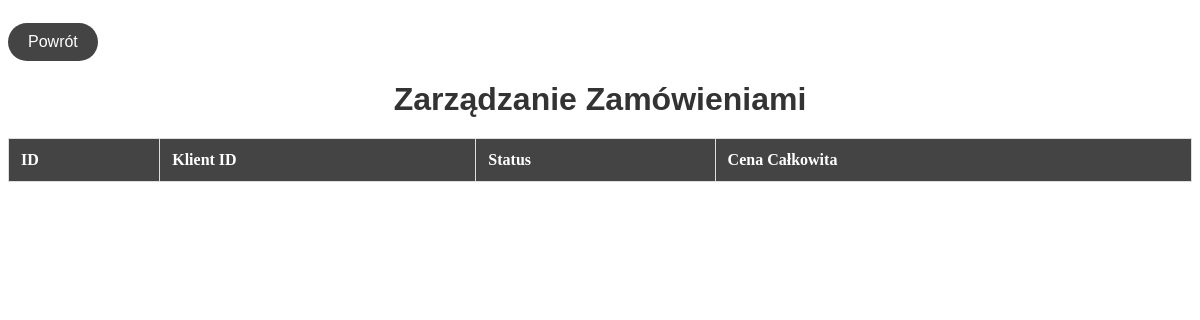
Page /orders.php on the earlier database version.
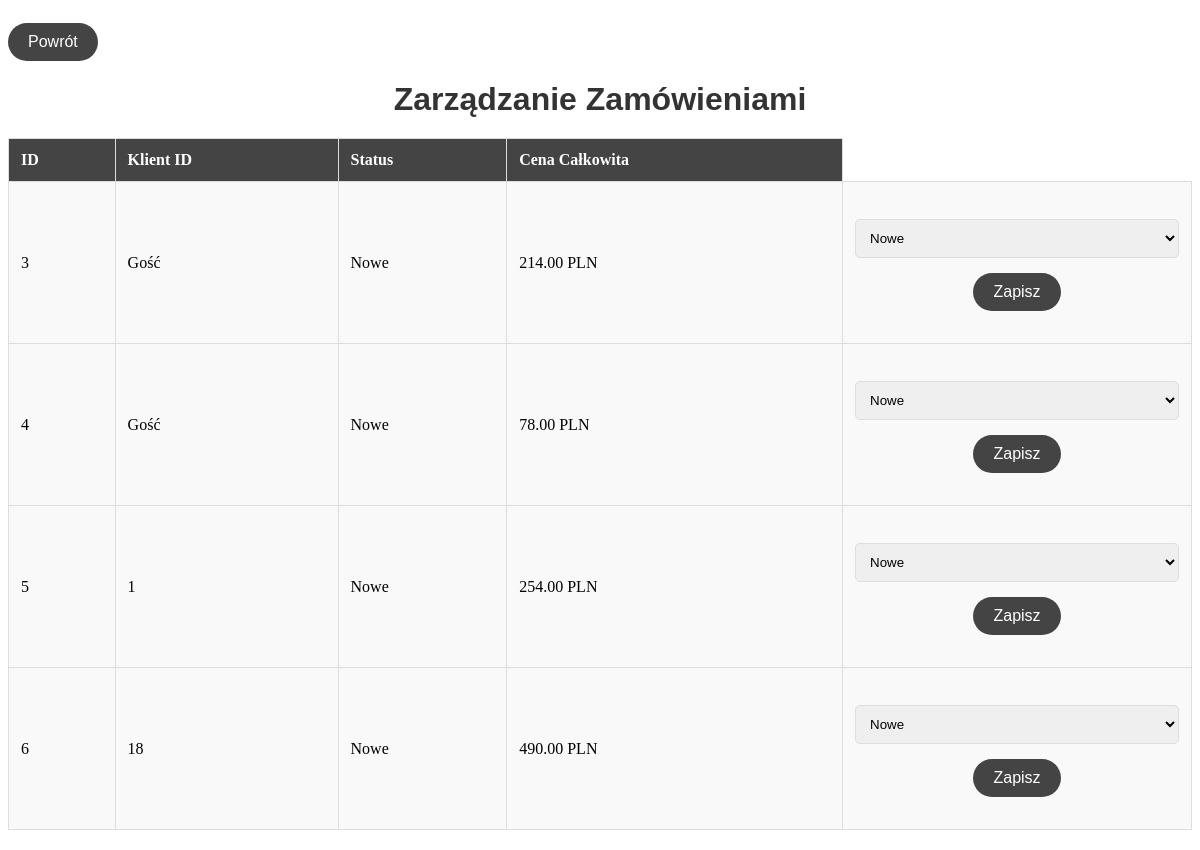
Same page on the later database version.
### tables this page shows
CREATE TABLE `orders` (
  `id` int(11) NOT NULL,
  `user_id` int(11) DEFAULT NULL,
  `status` enum('Nowe','W realizacji','Zakończone') DEFAULT 'Nowe',
  `total_price` decimal(10,2) NOT NULL,
  `created_at` timestamp NOT NULL DEFAULT current_timestamp(),
  `full_name` varchar(100) NOT NULL,
  `address` text NOT NULL,
  `contact_number` varchar(15) NOT NULL
);

### orders.php (the view, shortened to what this page needs)
<?php
include('database.php');
$orders = $pdo->query("SELECT * FROM orders")->fetchAll();
?>
<!DOCTYPE html>
<html lang="pl">
<head>
    <link rel="stylesheet" href="styling.css">
</head>
<body>
<button class="przenies" onclick="window.location.href='admin.php'">Powrót</button>
    <h1>Zarządzanie Zamówieniami</h1>
    <table>
        <tr>
            <th>ID</th>
            <th>Klient ID</th>
            <th>Status</th>
            <th>Cena Całkowita</th>
        </tr>
        <?php foreach ($orders as $order): ?>
        <tr>
            <td><?= $order['id'] ?></td>
            <td><?= $order['user_id'] ?? 'Gość' ?></td>
            <td><?= $order['status'] ?></td>
            <td><?= $order['total_price'] ?> PLN</td>
            <td>
                <form action="orders.php" method="POST">
                    <select name="status">
                        <option <?= $order['status'] == 'Nowe' ? 'selected' : '' ?>>Nowe</option>
                    </select>
                    <button type="submit" name="update_status">Zapisz</button>
                </form>
            </td>
        </tr>
        <?php endforeach; ?>
    </table>
</body>
</html>

### styling.css (style rules this page uses)
h1, h2 { font-family: 'Arial', sans-serif; color: #333; text-align: center; margin: 20px 0; }
table { width: 100%; border-collapse: collapse; margin: 20px 0; }
th, td { padding: 12px; border: 1px solid #ddd; text-align: left; }
th { background-color: #444; color: #fff; font-weight: bold; }
td { background-color: #f9f9f9; }
form { margin: 20px 0; display: flex; flex-direction: column; align-items: center; }
input[type="text"], input[type="number"], input[type="date"], select, textarea { width: 100%; max-width: 400px; padding: 10px; margin-top: 5px; border: 1px solid #ddd; border-radius: 5px; }
button, input[type="submit"] { background-color: #444; color: #ffffff; border-radius: 20px; border: none; padding: 10px 20px; font-size: 16px; margin-top: 15px; cursor: pointer; transition: background-color 0.3s; }

Differences in the rows shown:
added orders: id "3", user "Gość", status "Nowe", total_price "214.00"
added orders: id "4", user "Gość", status "Nowe", total_price "78.00"
added orders: id "5", user "1", status "Nowe", total_price "254.00"
added orders: id "6", user "18", status "Nowe", total_price "490.00"
